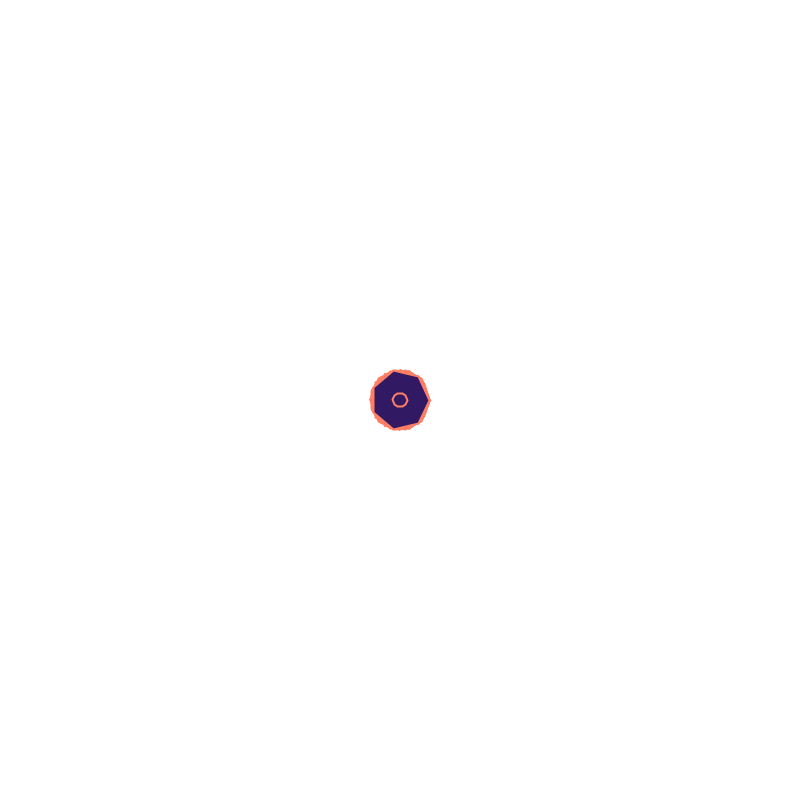
Frame 1 (no input)
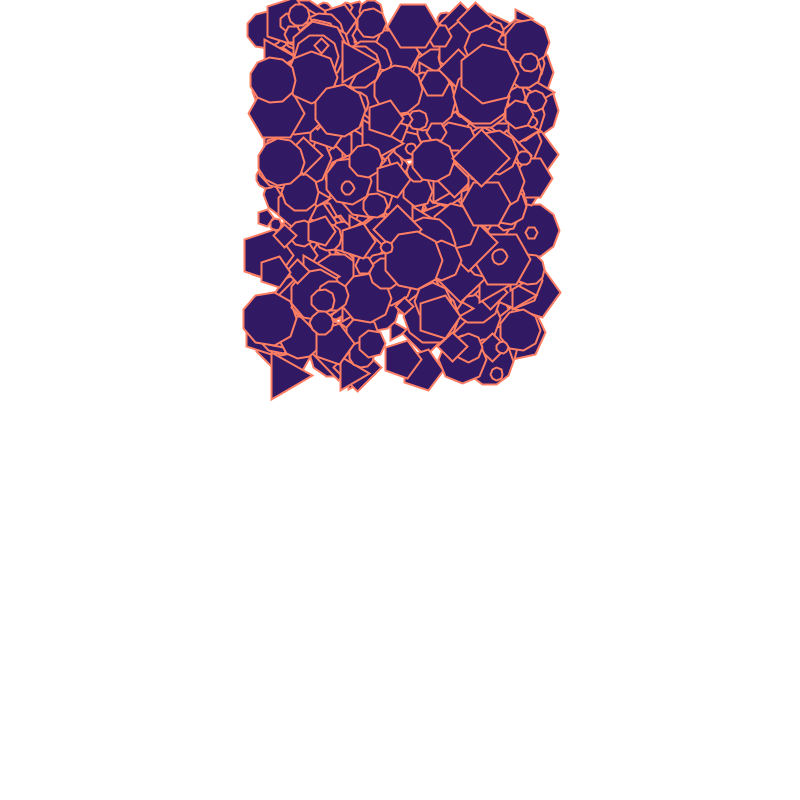
Frame 60 (the mouse pressed at the canvas centre just before this capture)
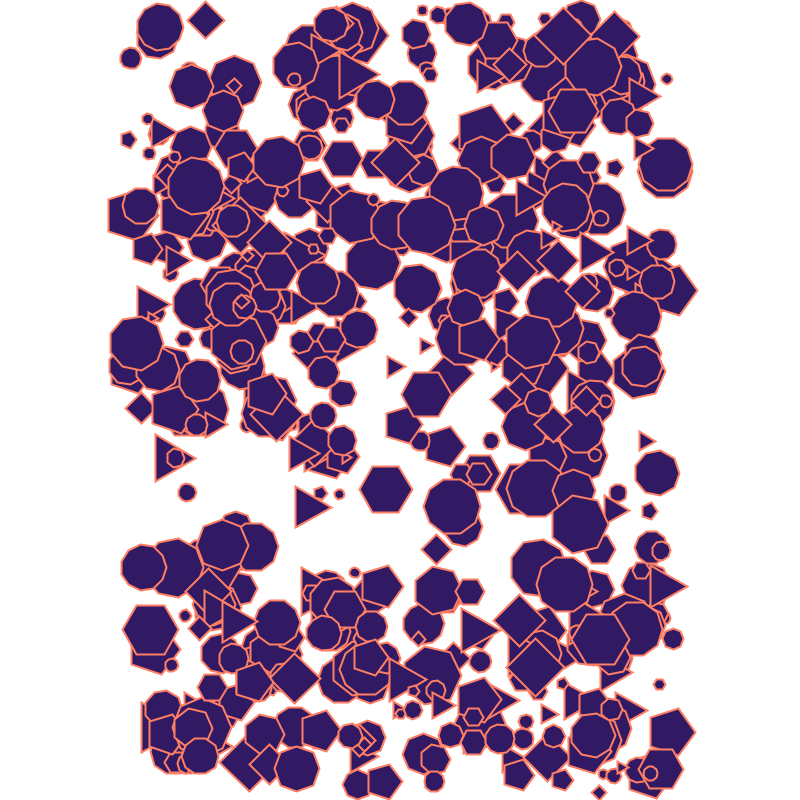
Frame 120 (the mouse held since frame 60 and released just before this capture)

The Processing sketch that drew these frames (run headless with seeded random() and noise(); from frame 60 on, the mouse is pressed at the canvas centre):

// Processing sketch: OOP_01
// ── OOP_01.pde
int polyCount = 550;
Poly[] ps = new Poly[polyCount];

void setup() {
  size(800, 800);
  // instantiate the object
  // Poly(PVector trans, PVector spd, int ptCount, float rad, color strokeCol, color fillCol, float strokeWt)
  for (int i = 0; i<ps.length; i++) {
    ps[i] = new Poly(new PVector(0, 0), new PVector(random(-2.3, 2.3), random(-12, -1.3)), floor(random(3, 12)), random(5, 30), color(255, 127, 100), color(50, 25, 100), 2);
  }
}

void draw() {
  background(255);
  translate(width/2, height/2);
  // call any methods on the object
  for (int i = 0; i<ps.length; i++) {
    ps[i].draw();
    ps[i].move();
  }
}

// ── GeomStyle.pde
// encapsulates style aspects of custom geometry
class GeomStyle {
}

// ── Poly.pde
// 1 idea/construct
// classes are black boxes
// OOP should make things easier
// variables in procedural programming become properties (aka fields) in OOP
// functions in PP become methods in OOP
// classes and objects
// classes often referred to as blueprints or types
// objects are instances of the class
// we create objects/instances based on classes

// create Poly class

class Poly {

  // global properties hard-coded in the class
  float gravity = .03;
  float damping = .75;
  float friction = .8;


  // variables, aka instance propertes
  PVector trans;
  PVector spd;
  int ptCount;
  float rad;
  GeomStyle gs;


  // not critical
  color strokeCol;
  color fillCol;
  float strokeWt;


  // default constructor
  // every class by default has the defualt constructor IF you don't include one.
  // If you included one, the automatic default is hidden.
  // Good pro tip: ALWAYS include the default constructor
  Poly() {
  }

  // overloaded constructors
  // as long as the signatures are unique
  Poly(PVector trans, PVector spd, int ptCount, float rad, GeomStyle gs) {
    this.trans = trans;
    this.spd = spd;
    this.ptCount = ptCount;
    this.rad = rad;
    this.gs = gs;
  }
    
  Poly(PVector trans, PVector spd, int ptCount, float rad, color strokeCol, color fillCol, float strokeWt) {
    this.trans = trans;
    this.spd = spd;
    this.ptCount = ptCount;
    this.rad = rad;
    this.strokeCol = strokeCol;
    this.fillCol = fillCol;
    this.strokeWt = strokeWt;
  }


  void draw(){
    stroke(strokeCol);
    fill(fillCol);
    strokeWeight(strokeWt);

    float theta = 0.0;
    pushMatrix();
    translate(trans.x, trans.y);
    beginShape(); // begin recording point data
    for (int i=0; i<ptCount; i++) {
      float x = cos(theta)*rad;
      float y = sin(theta)*rad;
      vertex(x, y); // input and store the point data
      theta += TWO_PI/ptCount;
    }
    endShape(CLOSE); // stop reccording and draw to the screen
    popMatrix();
  }
  
  // functions aka methods in the classs
  void move() {

    trans.x += spd.x;
    spd.y += gravity;
    trans.y += spd.y;

    // if the polygon hits/reaches/exceeds some boundary, then we need to at least stop it
    // right edge collision detection
    if (trans.x >= width/2-rad) {
      spd.x *= -1;
    }

    // left edge collision detection
    else if (trans.x <= -width/2+rad) {
      spd.x *= -1;
    }

    if (trans.y >= height/2-rad) {
      trans.y = height/2-rad; // fake perfection
      spd.y *= -1;
      spd.y *= damping;
      spd.x *= friction;
    } else if (trans.y <= -height/2+rad) {
      spd.y *= -1;
    }
  }

  // special getters and setters
} // closes the class
